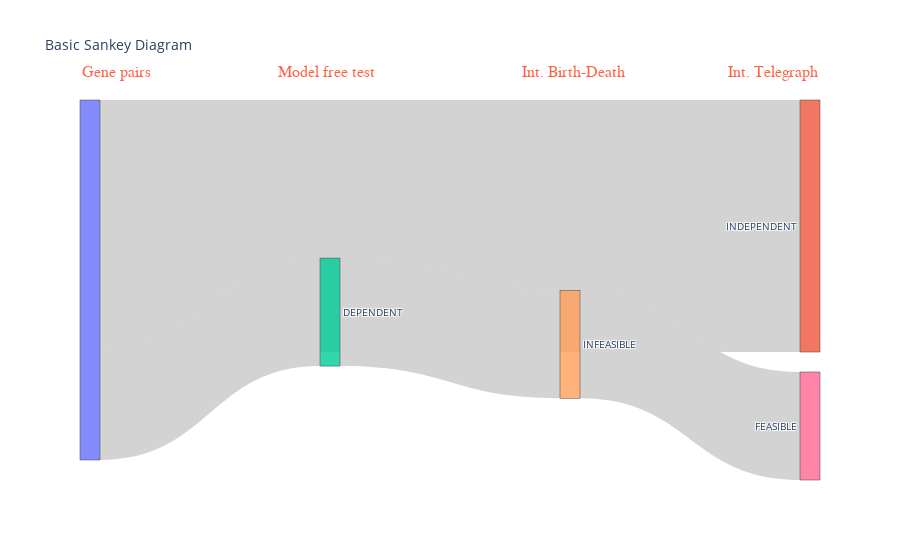

Notebook code for this chart:
### Code cell
sankey_from_df(result_summary_int)

### Figure 1 — Plotly figure (JSON) as saved in the notebook; plotly's stock layout.template omitted (floating-point values rounded to 4 significant figures)
{"data": [{"link": {"color": "lightgrey", "source": [0, 0, 1, 1, 2, 2, 3, 3, 4, 4], "target": [1, 2, 3, 4, 3, 4, 5, 6, 5, 6], "value": [70, 30, 0, 0, 0, 30, 0, 0, 0, 30]}, "node": {"label": ["", "INDEPENDENT", "DEPENDENT", "nan", "INFEASIBLE", "nan", "FEASIBLE"]}, "type": "sankey"}], "layout": {"annotations": [{"align": "center", "font": {"color": "tomato", "family": "Courier New, monospace", "size": 16}, "showarrow": false, "text": "Gene pairs", "x": 0, "xref": "paper", "y": 1.1, "yref": "paper"}, {"align": "center", "font": {"color": "tomato", "family": "Courier New, monospace", "size": 16}, "showarrow": false, "text": "Model free test", "x": 0.3333, "xref": "paper", "y": 1.1, "yref": "paper"}, {"align": "center", "font": {"color": "tomato", "family": "Courier New, monospace", "size": 16}, "showarrow": false, "text": "Int. Birth-Death", "x": 0.6667, "xref": "paper", "y": 1.1, "yref": "paper"}, {"align": "center", "font": {"color": "tomato", "family": "Courier New, monospace", "size": 16}, "showarrow": false, "text": "Int. Telegraph", "x": 1, "xref": "paper", "y": 1.1, "yref": "paper"}], "font": {"size": 10}, "plot_bgcolor": "rgba(0,0,0,0)", "title": {"text": "Basic Sankey Diagram"}, "xaxis": {"showgrid": false, "visible": false, "zeroline": false}, "yaxis": {"showgrid": false, "visible": false, "zeroline": false}}}
